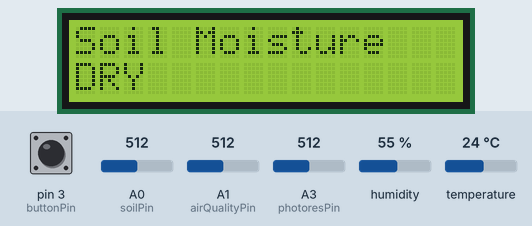
Recording of a sketch running on a simulated Arduino Uno, built with avr-gcc and run on an emulated ATmega328P. On the bench: 16×2 character LCD. The inputs (shaded band) are chosen by the test bench; at power-on: A1 (airQualityPin) = 512, A0 (soilPin) = 512, humidity 55 %, pin 3 (buttonPin) HIGH, A3 (photoresPin) = 512, temperature 24 °C. What the sketch prints to the serial monitor is not drawn.

Above: at 4.8 s.
4.9 s: A1 (airQualityPin) set to 290
At 9.6 s:
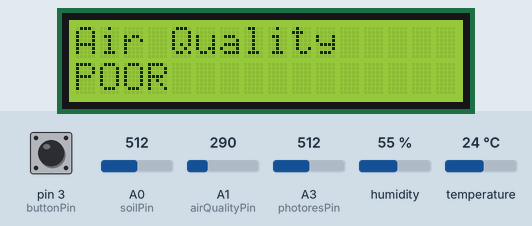
15.4 s: A0 (soilPin) set to 377
25.6 s: A0 (soilPin) set to 342
29.7 s: humidity set to 22 %
At 33.8 s:
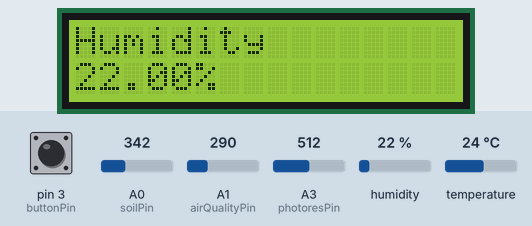
48.2 s: A1 (airQualityPin) set to 165
At 49.6 s:
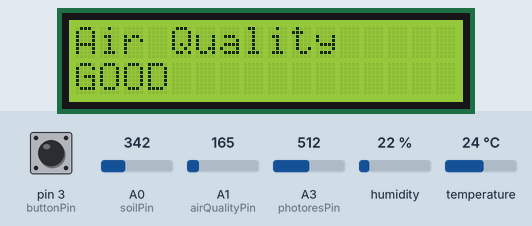
Timing chart, 0 to 51.2 s (numbered marks = the images above; inputs shaded):
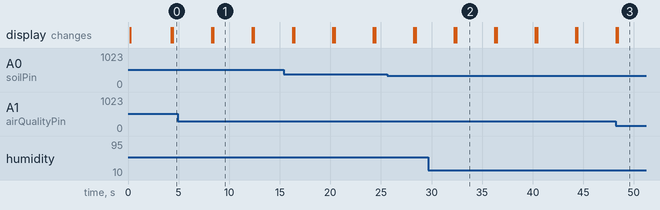

The sketch:

Druid_Sensors.ino
```cpp
#include <SoftwareSerial.h>
#include <Wire.h>
#include <TimerOne.h>
#include <LiquidCrystal_I2C.h>
#include <DHT.h>

// Pins used on the Arduino
#define dhtPin 2
#define dhtType DHT11
#define photoresPin A3
#define airQualityPin A1
#define soilPin A0
#define buttonPin 3

#define duration 4000000  // Interrupt signal will be sent every 4 seconds

DHT dht(dhtPin, dhtType);
SoftwareSerial mySerial(10, 11);
LiquidCrystal_I2C lcd(0x27, 16, 2);

volatile int modeSelect = 0;
int modeSelectCopy;
String modes[5] = {"Temperature", "Soil Moisture", "Air Quality", "Humidity", "Sunlight"};
String units[5] = {"*C", "", "", "%", " Lumens"};
volatile float sensorValues[5];


int prevButtonState;
int buttonState;


void displaySoilMoisture(int soilVal) {
  if (soilVal == 0) {
    lcd.print("DRY");
  } else {
    lcd.print("WET");
  }
}


int getSoilMoistureValueV1(int soilAnalog) {    // For Resistive Soil Moisture Sensor
  int soilVal;
  if (soilAnalog >= 750) {
    soilVal = 0;
  } else {
    soilVal = 1;
  }

  return soilVal;
}


int getSoilMoistureValueV2(int soilAnalog) {    // For Capactive Soil Moisture Sensor
  int soilVal;
  if (soilAnalog >= 360) {
    soilVal = 0;
  } else {
    soilVal = 1;
  }

  return soilVal;
}


void displayAirQuality(int airQualityVal) {
  switch(airQualityVal) {
    case 0:
      lcd.print("GOOD");
      break;
    case 1:
      lcd.print("MODERATE");
      break;
    case 2:
      lcd.print("POOR");
      break;
    case 3:
      lcd.print("VERY POOR");
      break;

  }
}

int getAirQuality(float gasLevel) {
  float airQualityVal;
  if (gasLevel <= 175)  {
    airQualityVal = 0;
  } else if (gasLevel > 175 && gasLevel <= 225) {
    airQualityVal = 1;
  } else if (gasLevel > 225 && gasLevel <= 300) {
    airQualityVal = 2;
  } else if (gasLevel > 300)  {
    airQualityVal = 3;
  }

  return airQualityVal;
}


int getLuxValue(int analogVal)  {   // returns lux/lumen value from analog value of photoresistor
  // Conversion rule
  float Vout = float(analogVal) * (5 / float(1023));// Conversion analog to voltage
  float RLDR = (10000 * (5 - Vout))/ Vout; // Resistance of LDR
  int lux = 500/(RLDR/1000); // Calculate Lumens from Resistance of LDR

  return lux;
}


char* makeTransmitString() {  // creates a string containing sensor data to send to bluetooth module
  String combinedString = String(sensorValues[0]) + ";" + String(int(sensorValues[1])) + ";" + String(int(sensorValues[2])) + ";"
                          + String(int(sensorValues[3])) + ";" + String(int(sensorValues[4]));
   Serial.print(combinedString);
   Serial.print(" this string has len of ");
   Serial.println(combinedString.length());

  char buf[18];
  combinedString.toCharArray(buf, 18);  // convert the string into a character array
  mySerial.write(buf);  // send the character array to the bluetooth module
  mySerial.end();
}


void getSensorData()  {  // get the data from all of the Druid sensors
  sensorValues[0] = dht.readTemperature();                              // Use one of them
  //sensorValues[1] = getSoilMoistureValueV1(analogRead(soilPin));     // For Resistive Soil Moisture sensor
  sensorValues[1] = getSoilMoistureValueV2(analogRead(soilPin));       // For Capacitive Soil Moisture sensor
  sensorValues[2] = getAirQuality(analogRead(airQualityPin));
  sensorValues[3] = dht.readHumidity();
  sensorValues[4] = getLuxValue(analogRead(photoresPin));
}


void displayMode(int i) {
  lcd.clear();
  delay(150);   // Small delay before displaying the mode'
  lcd.setCursor(0, 0);
  lcd.print(modes[i]);
  lcd.setCursor(0, 1);

  if (i == 1) {
      displaySoilMoisture(sensorValues[i]);
  } else if (i == 2) {
      displayAirQuality(sensorValues[i]);
  } else  {
      lcd.print(sensorValues[i]);
      lcd.print(units[i]);
  }
}


void setup(){
  mySerial.begin(9600);
  Serial.begin(9600);

  lcd.begin();
  lcd.backlight();
  displayMode(modeSelect);

  pinMode(buttonPin, INPUT_PULLUP);

  Timer1.initialize(duration);
  Timer1.attachInterrupt(timer1_isr);
  dht.begin();

  delay(500);
}


void loop(){
  prevButtonState = buttonState;
  buttonState = digitalRead(buttonPin);

  if (prevButtonState == HIGH && buttonState == LOW)  {   // If the button is pressed restart Timer1 (Trigger it)
    Timer1.restart();
  }

  mySerial.begin(9600);


 if (mySerial.available() > 0){ // Take input from Bluetooth check
    if (mySerial.read() == 49){
      Timer1.restart();
      // Serial.println("Pressed");
    }
 }

  if (modeSelect != modeSelectCopy) {   // Move to the next mode is the modeSelect does not equal its copy
    displayMode(modeSelect);            // Update the display to the next mode
    modeSelectCopy = modeSelect;
    makeTransmitString();
  }

}


void timer1_isr() { // Timer1 Interrupt Service Routine
  modeSelect++;
  if (modeSelect > 4) { // If the pointer is over the length of modes array
    modeSelect = 0;
  }

  interrupts();       // Enable interrupts in order to read data from sensors
  getSensorData();    // Get the data from the sensors

}
```

Measured:
- after the input at 4.9 s, the display: first differs from a run without the input after 3.5 s (image 1)
- after the input at 48.2 s, the display: first differs from a run without the input after 0.23 s (image 3)
- what the display in image 1 shows lasts 3.9 s, from 8.4 s to 12.3 s
